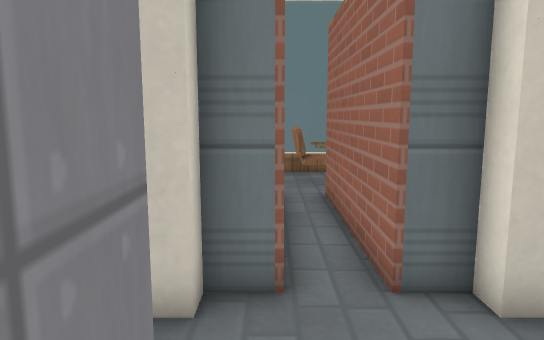
[1] (above)

13 first-person views from a walk through a 3-D level made in the Godot game engine. The camera is 1.2 m above the floor, tilts 8° down and sees 70° across. The floor is counted in squares, 0.5 m on a side. Each view is taken from the middle of a square. On the plan, view 1 faces up. The plan holds only what a view shows up to about 20 squares ahead; the rest is blank. Surface patterns are stand-ins for the level's own textures.

[2]
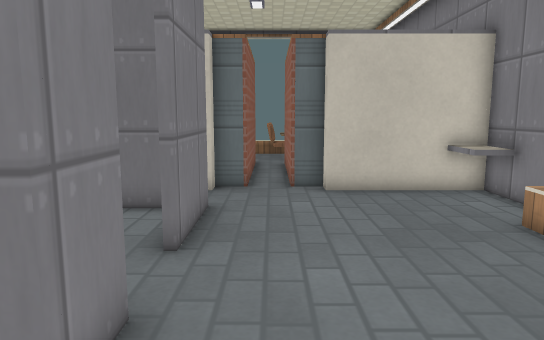

[3]
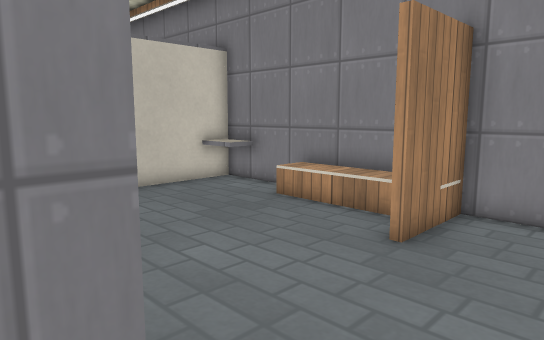

[4]
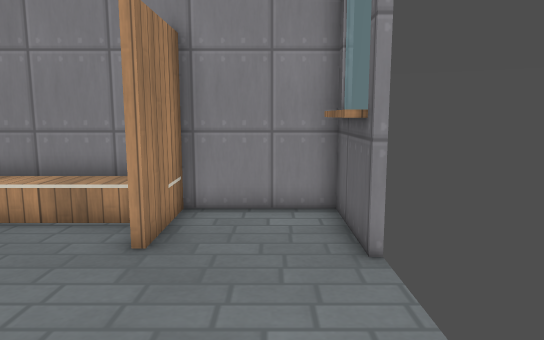

[5]
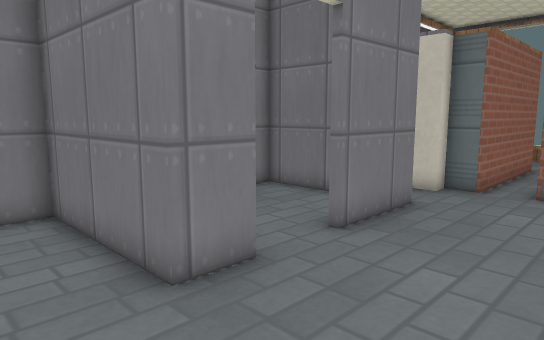

[6]
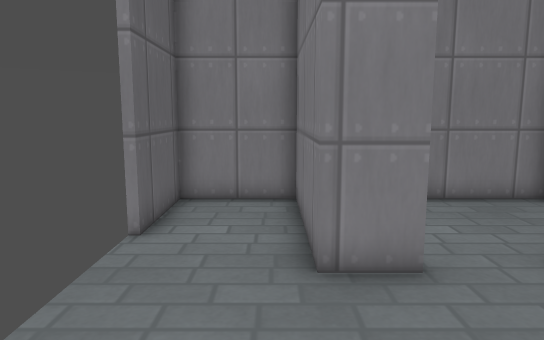

[7]
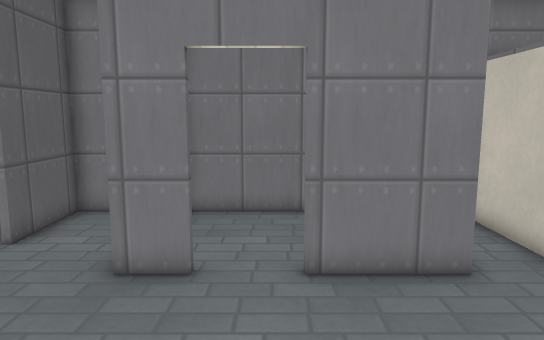

[8]
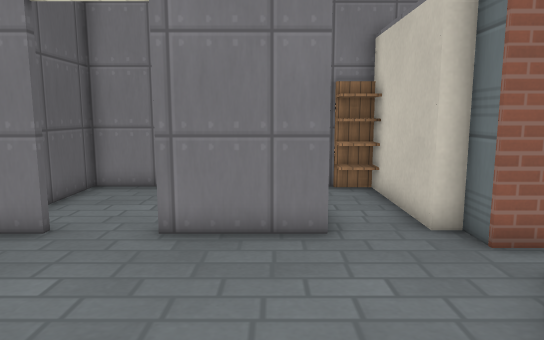

[9]
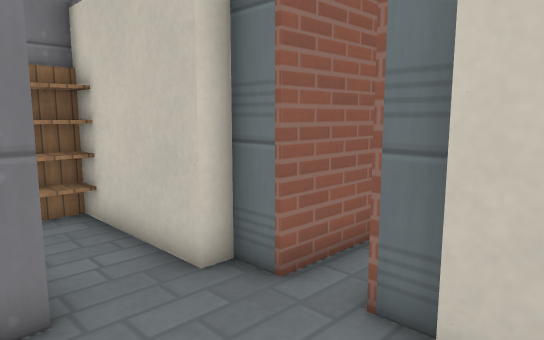

[10]
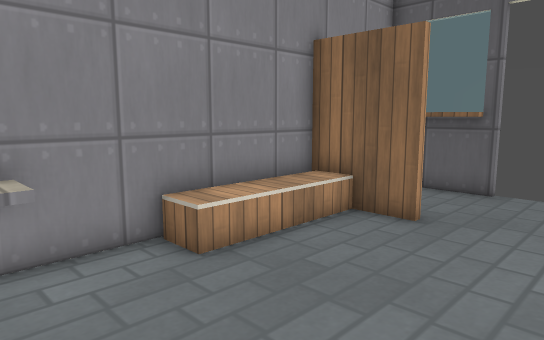

[11]
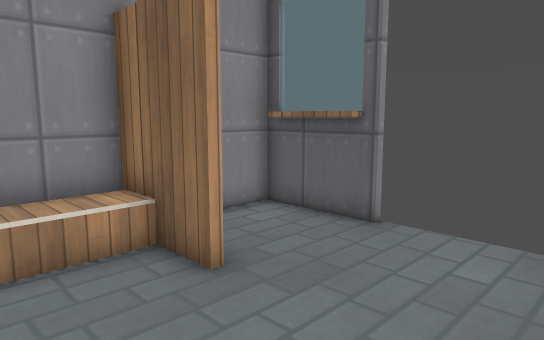

[12]
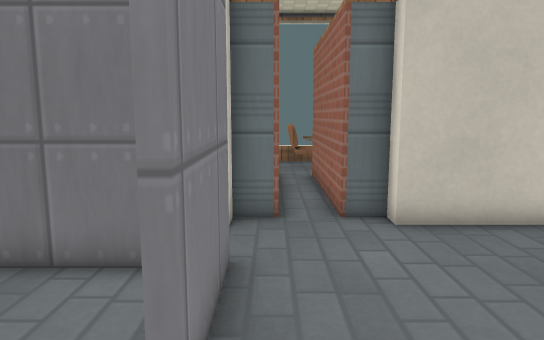

[13]
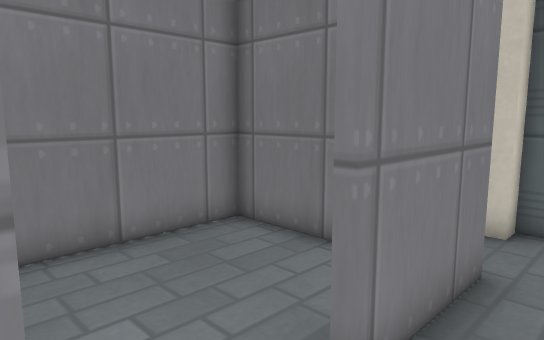

### Floor plan
Key: @ floor where view 1 was taken; # wall or solid block; . main floor; : floor 0.5 m higher than the main floor; ^ raised ledge; C chair; O other object.
Columns run from 6 left of view 1 to 8 right of it. Each row starts with its distance up from view 1.
 15        C.
 14       .CO
 13       .C.
 12       #.#
 11       #.#
 10       #.#
  9       #.#
  8       #.#
  7       #.#
  6       #.#
  5      ##.##
  4 OO####...####^#
  3 #O...........^#
  2 ######........#
  1 #....#........#
  0 #....#@......:#
 -1 #....#.......:#
 -2 #............:#
 -3 #............:#
 -4 #....#.....####
 -5 ######.....####
 -6 #.............#
 -7 #.............#
 -8 #..........####
 -9 ####       ##

Where each view was taken, in squares from view 1:
view 1: 0 up, 0 right, facing up
view 2: 8 down, 1 right, facing up
view 3: 8 down, 2 left, facing up-right
view 4: 7 down, 2 left, facing right
view 5: 8 down, 4 right, facing up-left
view 6: 6 down, 5 right, facing left
view 7: 2 down, 7 right, facing left
view 8: 1 up, 7 right, facing left
view 9: 1 up, 4 right, facing up-left
view 10: 4 up, 1 right, facing down-right
view 11: 1 down, 0 right, facing down-right
view 12: 4 down, 0 right, facing up
view 13: 4 down, 1 right, facing up-left
